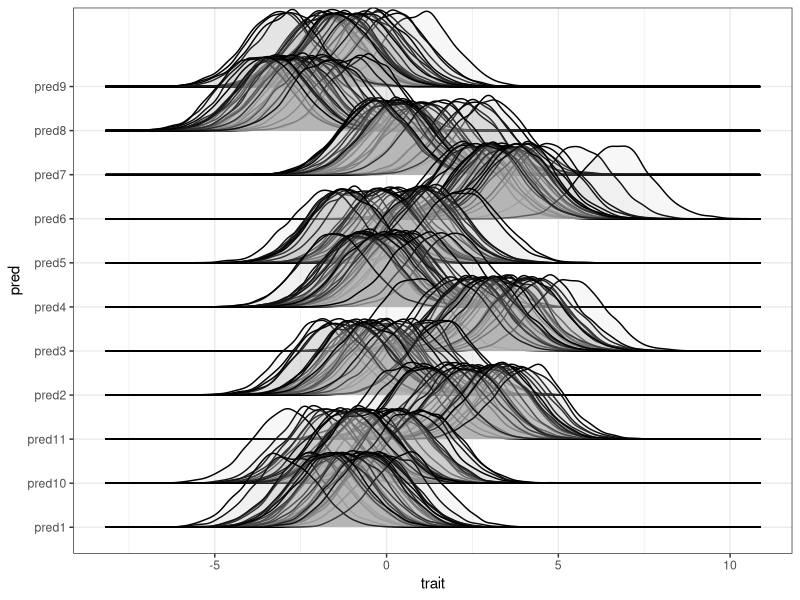

This figure's R source:
## ---- chunk 1
library(knitr)
knitr::opts_chunk$set(
  collapse = TRUE,
  comment = "#>",
  message = FALSE,
  cache = FALSE,
  fig.align = "center",
  fig.show = "hold"
)
## ---- chunk 2
library(tidyverse)
library(ggridges)
library(here)
## ---- chunk 3
set.seed(123)
n_sp <- 30
n_each <- 4000
n_pred <- 11

pred_mean <- rnorm(n_pred, 0, 2)
m <- mapply(rnorm, n_sp, pred_mean)
trait <- mapply(rnorm, n_each, as.numeric(m)) |> as.numeric()

sp_m <- rep(seq_len(n_sp), n_pred)
sp <- rep(sp_m, each = n_each)
pred_m <- rep(seq_len(n_pred), each = n_sp)
pred <- rep(pred_m, each = n_each)

dummy <- tibble(trait,
  sp = paste0("sp", sp),
  pred = paste0("pred", pred)
)

ggplot(dummy, aes(x = trait, y = pred, gr = sp)) +
  geom_density_ridges(
    alpha = 0.1) +
  theme_bw()

